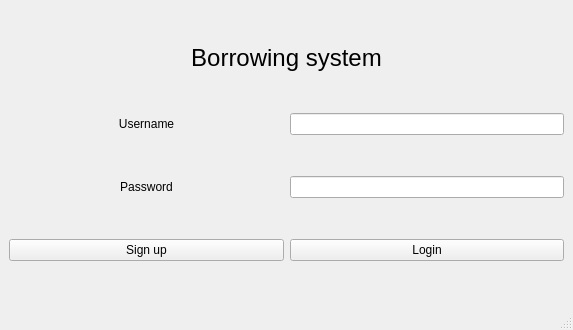
<?xml version="1.0" encoding="UTF-8"?>
<ui version="4.0">
 <class>LoginWindow</class>
 <widget class="QMainWindow" name="LoginWindow">
  <property name="geometry">
   <rect>
    <x>0</x>
    <y>0</y>
    <width>573</width>
    <height>330</height>
   </rect>
  </property>
  <property name="windowTitle">
   <string>Login</string>
  </property>
  <widget class="QWidget" name="centralwidget">
   <layout class="QGridLayout" name="gridLayout">
    <item row="2" column="0">
     <widget class="QLabel" name="label_2">
      <property name="sizePolicy">
       <sizepolicy hsizetype="Expanding" vsizetype="Preferred">
        <horstretch>0</horstretch>
        <verstretch>0</verstretch>
       </sizepolicy>
      </property>
      <property name="text">
       <string>Password</string>
      </property>
      <property name="alignment">
       <set>Qt::AlignCenter</set>
      </property>
     </widget>
    </item>
    <item row="2" column="1">
     <widget class="QLineEdit" name="lineEdit_2">
      <property name="text">
       <string/>
      </property>
     </widget>
    </item>
    <item row="3" column="0">
     <widget class="QPushButton" name="pushButton_2">
      <property name="sizePolicy">
       <sizepolicy hsizetype="Expanding" vsizetype="Fixed">
        <horstretch>0</horstretch>
        <verstretch>0</verstretch>
       </sizepolicy>
      </property>
      <property name="text">
       <string>Sign up</string>
      </property>
     </widget>
    </item>
    <item row="3" column="1">
     <widget class="QPushButton" name="pushButton">
      <property name="sizePolicy">
       <sizepolicy hsizetype="Expanding" vsizetype="Fixed">
        <horstretch>0</horstretch>
        <verstretch>0</verstretch>
       </sizepolicy>
      </property>
      <property name="text">
       <string>Login</string>
      </property>
     </widget>
    </item>
    <item row="1" column="0">
     <widget class="QLabel" name="label">
      <property name="sizePolicy">
       <sizepolicy hsizetype="Expanding" vsizetype="Preferred">
        <horstretch>0</horstretch>
        <verstretch>0</verstretch>
       </sizepolicy>
      </property>
      <property name="text">
       <string>Username</string>
      </property>
      <property name="alignment">
       <set>Qt::AlignCenter</set>
      </property>
     </widget>
    </item>
    <item row="1" column="1">
     <widget class="QLineEdit" name="lineEdit">
      <property name="text">
       <string/>
      </property>
     </widget>
    </item>
    <item row="0" column="0" colspan="2">
     <widget class="QLabel" name="label_3">
      <property name="sizePolicy">
       <sizepolicy hsizetype="Expanding" vsizetype="Fixed">
        <horstretch>0</horstretch>
        <verstretch>0</verstretch>
       </sizepolicy>
      </property>
      <property name="font">
       <font>
        <family>Arial</family>
        <pointsize>18</pointsize>
       </font>
      </property>
      <property name="text">
       <string>Borrowing system</string>
      </property>
      <property name="alignment">
       <set>Qt::AlignCenter</set>
      </property>
     </widget>
    </item>
   </layout>
  </widget>
  <widget class="QStatusBar" name="statusbar"/>
 </widget>
 <resources/>
 <connections/>
</ui>
